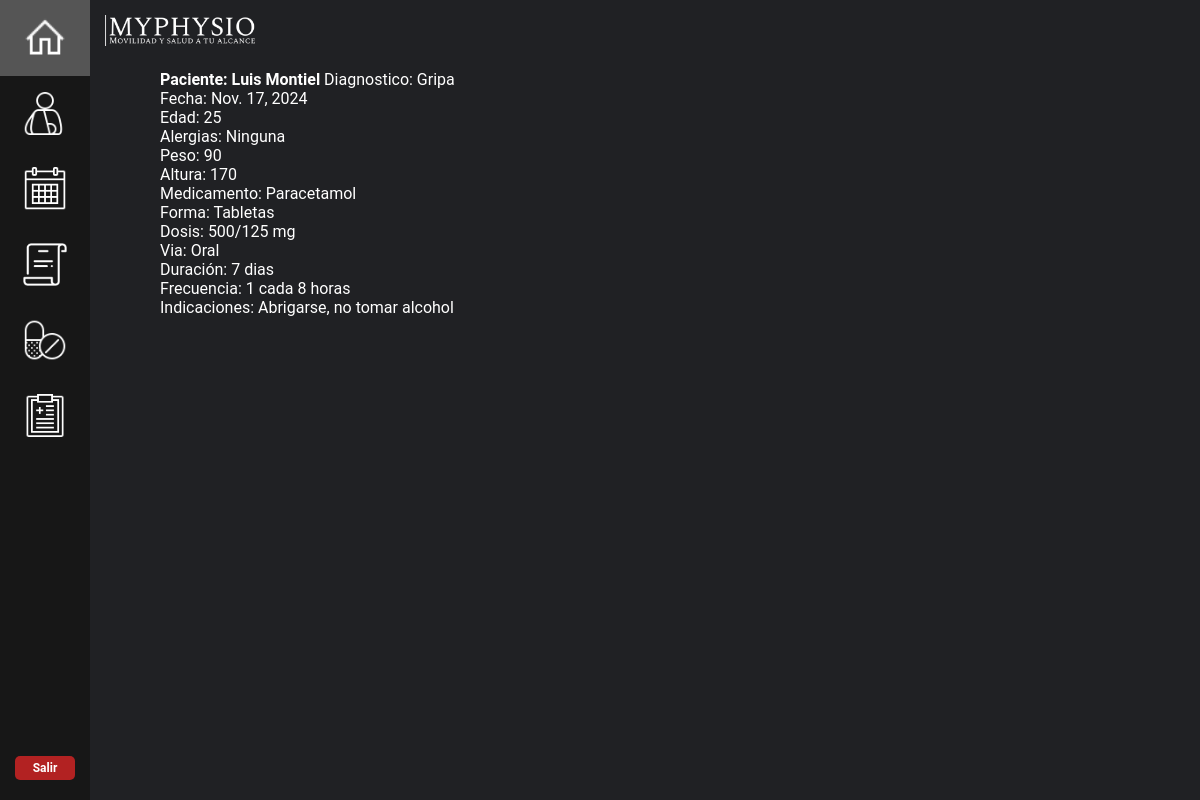
The app's page /recetas/ with its own data.
### mainapp/models.py (models this page shows, shortened)
class Receta(models.Model):
    paciente = models.CharField(max_length=50)
    diagnostico = models.CharField(max_length=255)
    fecha = models.DateField()
    edad = models.IntegerField()
    alergia = models.CharField(max_length=255)
    peso = models.IntegerField()
    altura = models.IntegerField()
    medicamento = models.CharField(max_length=255)
    forma = models.CharField(max_length=255)
    dosis = models.CharField(max_length=255)
    via = models.CharField(max_length=255)
    duracion = models.CharField(max_length=255)
    frecuencia = models.CharField(max_length=255)
    indicaciones = models.CharField(max_length=255)

### mainapp/views.py (the view)
# urls.py: path("recetas/", views.recetas, name="recetas"),
def recetas(request):
    info_receta = Receta.objects.all
    return render(request, "./recetas.html", {'all': info_receta})

### mainapp/templates/recetas.html (shortened to what this page needs)
{% extends "dashboard_home.html" %}
{% load static %}
{% block content %}
<div style="margin: 50px;">
{% for item in all %}
    <strong>Paciente: {{item.paciente}}</strong>
    Diagnostico: {{item.diagnostico}} <br>
    Fecha: {{item.fecha}} <br>
    Edad: {{item.edad}} <br>
    Alergias: {{item.alergia}} <br>
    Peso: {{item.peso}} <br>
    Altura: {{item.altura}} <br>
    Medicamento: {{item.medicamento}} <br>
    Forma: {{item.forma}} <br>
    Dosis: {{item.dosis}} <br>
    Via: {{item.via}} <br>
    Duración: {{item.duracion}} <br>
    Frecuencia: {{item.frecuencia}} <br>
    Indicaciones: {{item.indicaciones}} <br>
{% endfor %}
</div>
{% endblock %}

### mainapp/templates/dashboard_home.html (shortened to what this page needs)
{% load static %}
<!DOCTYPE html>
<html lang="es">
<link rel="stylesheet" href="{% static 'styles.css' %}">
<head>
</head>
    <body>
        {% block side_nav %}
        <div class="sidebar">
            <a href="/home" class="icons"> <img src="{% static 'assets/home.png' %}"></a>
            <a href="/reg_paciente" class="icons"> <img src="{% static 'assets/paciente.png' %}"></a>
            <a href="/" class="icons"> <img src="{% static 'assets/calendario.png' %}"></a>
            <a href="/historial" class="icons"> <img src="{% static 'assets/historial.png' %}"></a>
            <a href="/recetas" class="icons"> <img src="{% static 'assets/pildoras.png' %}"></a>
            <a href="/" class="icons"> <img src="{% static 'assets/reporte.png' %}"></a>
            <form class="logout" action="{% url 'index' %}" method = "POST">
            <button class="logout-button" aria-label="User Logout" title="User Logout">Salir</button>
            </form>
        </div>
        <a href="/"> <img class="logo" src="{% static 'assets/logo1.png' %}"> <a/>
        {% endblock %}
        <div class="main-container">
          {% block content %}
          {% endblock %}
        </div>
    </body>
</html>

### mystaticfiles/styles.css (style rules this page uses)
* { font-family: 'Roboto'; }
body { display: flex; flex-direction: column; margin: 0; min-height: 100vh; color: white; background-color: #202124; }

### mainapp/templates/dashboard_home.html (style rules this page uses)
body { margin: 0; font-family: "Roboto"; color: white; background-color: #202124; }
.sidebar { margin: 0; padding: 0; width: 90px; background-color: #171717; position: fixed; height: 100%; overflow: auto; z-index: 1000; }
.sidebar .icons { display: block; color: white; padding: 16px; text-decoration: none; }
.main-container { margin-left: 90px; padding: 20px; min-height: calc(100vh - 80px); position: relative; }
img { width:75%; display:block; margin-left:auto; margin-right:auto; }
.logout-button { position: fixed; bottom: 20px; display: block; margin-left: 15px; margin-right: 15px; color: white; font-weight: bold; font-size: 12px; background-color: #B22222; border-radius: 5px; border: none; padding: 5px 5px; min-width: 60px; cursor: pointer; transition: all 0.3s ease 0s; }
.logo { width: 150px; position: fixed; top: 15px; left: 105px; z-index: 900; }

### records on screen
Receta: paciente "Luis Montiel", diagnostico "Gripa", fecha "Nov. 17, 2024", edad "25", alergia "Ninguna", peso "90", altura "170", medicamento "Paracetamol", forma "Tabletas", dosis "500/125 mg", via "Oral", duracion "7 dias", frecuencia "1 cada 8 horas", indicaciones "Abrigarse, no tomar alcohol"
